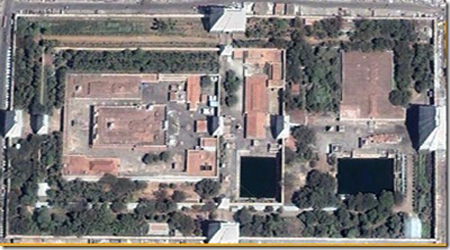
#> input picture map.jpg, 450 x 250 px, found by its file name
$ python sift.py   (older library calls are emulated)
#> lines starting #> are read from the running program, lines starting #| are printed output that depends on the picture
import numpy as np
import cv2

I1 = cv2.imread('/home/alireza/Documents/farahi_ws/map.jpg')
#> I1 is the input picture: shape (250, 450, 3); mean B, G, R 122.1, 123, 127.8
G1 = cv2.cvtColor(I1,cv2.COLOR_BGR2GRAY)
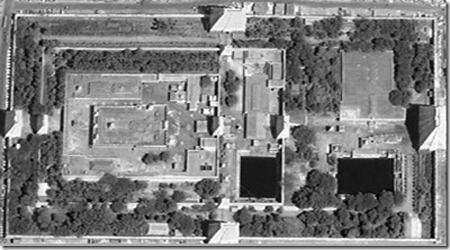
#> G1: shape (250, 450); min 0, max 255, mean 124.3

I2 = cv2.imread("/home/alireza/Documents/farahi_ws/test.jpg")
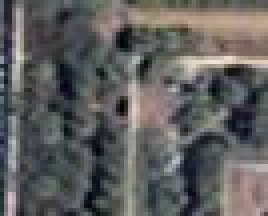
#> input picture test.jpg, 67 x 54 px, found by its file name (shown 4 times larger)
#> I2 is the input picture: shape (54, 67, 3); mean B, G, R 94.5, 95.1, 95.6
G2 = cv2.cvtColor(I2,cv2.COLOR_BGR2GRAY)
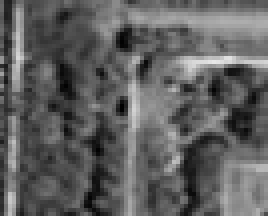
#> G2: shape (54, 67) (shown 4 times larger); min 1, max 232, mean 95.2

sift = cv2.xfeatures2d.SIFT_create() # opencv 3
# use "sift = cv2.SIFT()" if the above fails

# detect keypoints and compute their disriptor vectors
keypoints1, desc1 = sift.detectAndCompute(G1, None); # opencv 3
#> keypoints1 = 2550 keypoints; strongest (x, y, size): (18, 146, 2.9), (216, 136, 1.8), (280, 141, 3.2), (216, 108, 2.7)
keypoints2, desc2 = sift.detectAndCompute(G2, None); # opencv 3
#> keypoints2 = 95 keypoints; strongest (x, y, size): (30, 27, 2.4), (3, 50, 2.1), (4, 14, 2.3), (31, 10, 3.6)

print("No. of keypoints1 =", len(keypoints1))
#| No. of keypoints1 = 2550
print("No. of keypoints2 =", len(keypoints2))
#| No. of keypoints2 = 95

print("Descriptors1.shape =", desc1.shape)
#| Descriptors1.shape = (2550, 128)
print("Descriptors2.shape =", desc2.shape)
#| Descriptors2.shape = (95, 128)

# stop here!!
# exit() # comment this line out to move on!

# brute-force matching
bf = cv2.BFMatcher()

# for each descriptor in desc1 find its
# two nearest neighbours in desc2
matches = bf.knnMatch(desc1,desc2, k=2)
#> matches = 2550 matches

good_matches = []
alpha = 0.75
for m1,m2 in matches:
    # m1 is the best match
    # m2 is the second best match
    if m1.distance < alpha *m2.distance:
        good_matches.append(m1)
#> after the loop, good_matches = 99 matches

# apply RANSAC
points1 = [keypoints1[m.queryIdx].pt for m in good_matches]
#> points1 = 99 pairs, first value 3.72 to 446.4, second value 6.16 to 239.7
points1 = np.array(points1,dtype=np.float32)

points2 = [keypoints2[m.trainIdx].pt for m in good_matches]
#> points2 = 99 pairs, first value 3.23 to 63.03, second value 2.81 to 50.66
points2 = np.array(points2,dtype=np.float32)
H, mask = cv2.findHomography(points1, points2, cv2.RANSAC,5.0) # 5 pixels margin
#> H = [[1.01, -0.000151, -10.09], [0.00209, 1, -33.29], [4.89e-05, 1.6e-05, 1]]; mask = 99 values, max 1 at index 3, min 0 at index 0, mean 0.626
mask = mask.ravel().tolist()
print(mask)
#> (printed output is left out)

good_matches = [m for m,msk in zip(good_matches,mask) if msk == 1]
#> good_matches = 62 matches

I = cv2.drawMatches(I1,keypoints1,I2,keypoints2, good_matches, None)
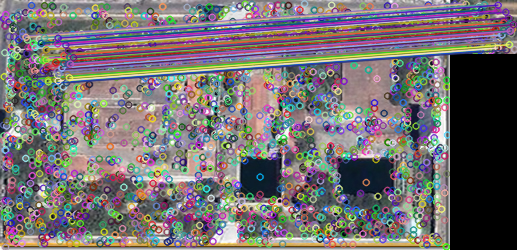
#> I: shape (250, 517, 3); mean B, G, R 113.4, 111, 116.8

cv2.imshow('sift_keypoints1',I)
cv2.waitKey(0)
